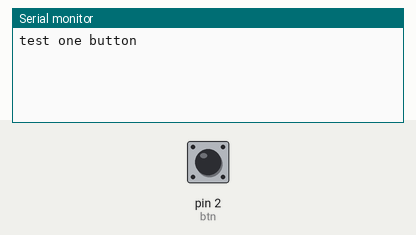
Recording of a sketch running on a simulated Arduino Uno, built with avr-gcc and run on an emulated ATmega328P. Parts: the last lines printed to the serial monitor. The inputs (shaded band) are chosen by the test bench; at power-on: pin 2 (btn) HIGH.

Above: at 1.2 s.
1.3 s: pin 2 (btn) pulled LOW for 0.15 s
At 3.0 s:
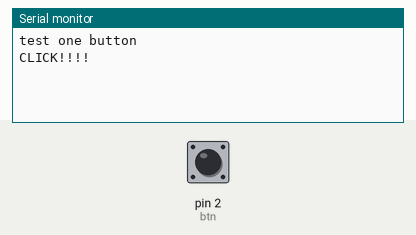
3.3 s: pin 2 (btn) pulsed LOW 2 times (0.12 s each, 0.3 s apart)
At 4.8 s:
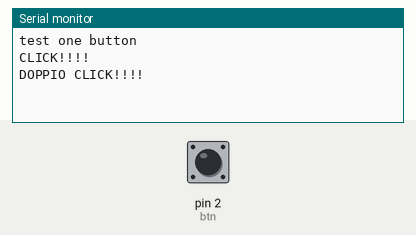

The sketch:

A03_OneButtonTest.ino
```cpp
#include <OneButton.h>

OneButton btn = OneButton(
  2,  // Input pin for the button
  true,        // Button is active LOW
  true         // Enable internal pull-up resistor
);

void setup() {
  Serial.begin(9600);
  Serial.println("test one button");
  btn.attachClick(hello);
  btn.attachDoubleClick(hello2);
}

void loop() {
  btn.tick();
}

static void hello() {
  Serial.println("CLICK!!!!");
}

static void hello2() {
  Serial.println("DOPPIO CLICK!!!!");
}
```

Measured:
- after the input at 1.3 s, the serial monitor: prints a new line after 0.60 s (image 1)
- after the input at 3.3 s, the serial monitor: prints a new line after 0.47 s (image 2)
